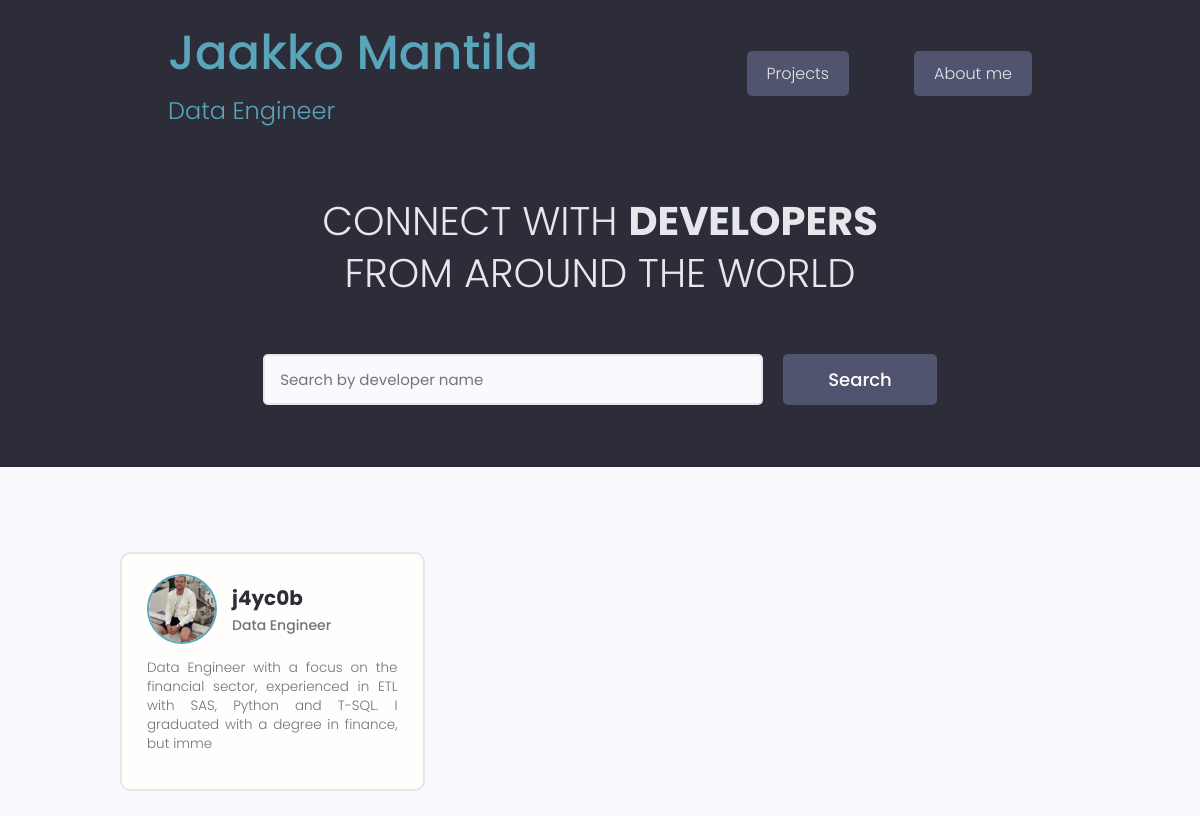
/users/, run on the app's committed database.
### users/models.py (models this page shows, shortened)
class Profile(models.Model):
    user = models.OneToOneField(User, on_delete=models.CASCADE, null=True, blank=True)
    name = models.CharField(max_length=200, null=True, blank=True)
    email = models.EmailField(max_length=500, null=True, blank=True)
    username = models.CharField(max_length=200, null=True, blank=True)
    location = models.CharField(max_length=200, null=True, blank=True)
    short_intro = models.CharField(max_length=200, null=True, blank=True)
    bio = models.TextField(max_length=3000, null=True, blank=True)
    profile_image = models.ImageField(
        null=True, blank=True, upload_to='profiles/', default='profiles/default_dude.png')
    social_github = models.CharField(max_length=200, null=True, blank=True)
    social_linkedin = models.CharField(max_length=200, null=True, blank=True)
    social_upwork = models.CharField(max_length=200, null=True, blank=True)
    social_creddly = models.CharField(max_length=200, null=True, blank=True)
    created = models.DateTimeField(auto_now_add=True)
    id = models.UUIDField(default=uuid.uuid4, unique=True,
                            primary_key=True, editable=False)
    skills = models.ManyToManyField('Skill', blank=True)

### users/views.py (the view)
# urls.py: path('', views.profiles, name="profiles"),
def profiles(request):
    profiles = Profile.objects.all()
    context = {'profiles': profiles}
    return render(request, 'users/profiles.html', context)

### users/templates/users/profiles.html (shortened to what this page needs)
{% extends 'main.html' %}
{% block content %}
  <main class="home">
    <section class="hero-section text-center">
      <div class="container container--narrow">
        <div class="hero-section__box">
          <h2>CONNECT WITH <span>DEVELOPERS</span></h2>
          <h2>FROM AROUND THE WORLD</h2>
        </div>
        <div class="hero-section__search">
          <form class="form" action="#" method="get">
            <div class="form__field">
              <input class="input input--text" id="formInput#search" type="text" name="text"
                placeholder="Search by developer name" />
            </div>
            <input class="btn btn--sub btn--lg" type="submit" value="Search" />
          </form>
        </div>
      </div>
    </section>
    <section class="devlist">
      <div class="container">
        <div class="grid grid--three">
        {% for profile in profiles %}
          <div class="column card">
            <div class="dev">
              <a href="{% url 'user_profile' profile.id %}" class="card__body">
                <div class="dev__profile">
                  <img class="avatar avatar--md" src={{profile.profile_image.url}} alt="image" />
                  <div class="dev__meta">
                    <h3>{{profile.user}}</h3>
                    <h5>{{profile.short_intro}}</h5>
                  </div>
                </div>
                <p class="dev__info">{{profile.bio|slice:"150"}}</p>
              </a>
            </div>
          </div>
          {% endfor %}
        </div>
      </div>
    </section>
  </main>
{% endblock content %}

### static/styles/app.css (style rules this page uses)
:root { --color-sub: #2d2d39; }
.btn--sub { background-color: var(--color-sub-light); }
.card { border: 2px solid var(--color-light); }
img { width: 100%; }
.hero-section { height: 40vh; display: flex; align-items: center; background-color: var(--color-sub); }
.hero-section__box { margin-bottom: 4rem; }
.hero-section__box > h2, .hero-section__box > h2 > span { font-size: 4rem; color: var(--color-light); line-height: 1.3; text-transform: uppercase; }
.hero-section__box > h2 { font-weight: 300; }
.hero-section__box > h2 > span { font-weight: 700; }
.hero-section__search > .form { display: flex; align-items: center; justify-content: center; gap: 2rem; }
.hero-section__search > .form input.input--text { width: 50rem; }
.devlist { margin-top: 8rem; }
.devlist .grid { align-items: stretch; }
.devlist .dev .dev__profile { display: flex; align-items: center; gap: 1.5rem; }
.devlist .dev .dev__meta h3 { color: var(--color-sub); font-size: 2rem; font-weight: 700; }
.devlist .dev .dev__meta h5 { color: var(--color-text); font-size: 1.4rem; font-weight: 500; }
.devlist .dev .dev__info { margin: 1.5rem 0; font-size: 1.35rem; line-height: 1.4; text-align: justify; }

### static/uikit/styles/modules/_variables.css (style rules this page uses)
:root { --color-main: #5aa5b9; --color-main-light: #e6faff; --color-sub: #3f4156; --color-sub-light: #51546e; --color-sub-lighter: #ededfd; --color-text: #737373; --color-gray: #8b8b8b; --color-light: #e5e7eb; --color-light-gray: #767676; --color-bg: #f8fafd; --color-white: #fffefd; --color-white-light: #f3f3f3; --color-success: #359e64; --color-success-bg: #def8e8; --color-error: #fc4b0b; --color-error-bg: #fff2ee; --font-base: 'Poppins', arial, helvetica, 'Segoe UI', roboto, ubuntu, sans-serif; --font-monospace: 'Fira Code', 'Courier New', courier, monospace; --font-regular: 300; --font-medium: 500; --font-bold: 700; --generic-shadow: 1px 1px 5px #00000010; --generic-transition: all 0.3s ease-in-out; }

### static/uikit/styles/modules/_base.css (style rules this page uses)
* { margin: 0; padding: 0; box-sizing: border-box; text-rendering: optimizeLegibility; color: inherit; font-size: inherit; }
html { font-size: 50%; }
@media only screen and (min-width: 480px) { html { font-size: 56.25%; } }
@media only screen and (min-width: 1200px) { html { font-size: 62.5%; } }
body { line-height: 1.6; font-weight: 400; font-size: 1.5rem; color: var(--color-text); background-color: var(--color-bg); min-height: 100vh; }

### static/uikit/styles/modules/_typography.css (style rules this page uses)
* { font-family: var(--font-base); }
h2 { font-size: 3.6rem; font-weight: var(--font-bold); }
h3 { font-size: 3.2rem; font-weight: var(--font-medium); }
h5 { font-size: 2.4rem; font-weight: var(--font-medium); }
h5, h6 { font-weight: var(--font-regular); }
p, span, strong { font-size: 1.6rem; color: var(--color-text); font-weight: var(--font-regular); }
a { padding-bottom: 2px; text-decoration: none; display: inline-block; color: var(--color-main); font-weight: var(--font-medium); }

### static/uikit/styles/modules/_utilities.css (style rules this page uses)
.container { width: 92%; max-width: 165rem; margin: 0 auto; box-sizing: border-box; }
.container--narrow { width: 92%; max-width: 120rem; }
@media screen and (min-width: 1000px) { .container { width: 90%; } }
@media screen and (min-width: 1000px) { .container--narrow { width: 85%; } }
@media screen and (min-width: 1200px) { .container { width: 80%; } }
@media screen and (min-width: 1200px) { .container--narrow { width: 72%; } }
.text-center { text-align: center; }

### static/uikit/styles/modules/_avatar.css (style rules this page uses)
.avatar { border-radius: 50%; border: 2px solid var(--color-main); object-fit: cover; }
.avatar--md { height: 7rem; width: 7rem; }

### static/uikit/styles/modules/_button.css (style rules this page uses)
.btn { display: inline-block; position: relative; cursor: pointer; background-color: var(--color-light); font-weight: var(--font-medium); color: var(--color-sub); text-decoration: none; padding: 1rem 2rem; border-radius: 0.5rem; border: none; width: -webkit-fit-content; width: -moz-fit-content; width: fit-content; height: -webkit-fit-content; height: -moz-fit-content; height: fit-content; font-size: 1.6rem; outline-width: 0; outline-color: transparent; -webkit-backface-visibility: hidden; backface-visibility: hidden; transition: all 0.3s ease-in-out; }
.btn--sub { background-color: var(--color-sub); color: var(--color-white); }
.btn--lg { font-size: 1.8rem; padding: 1.2rem 4.5rem; }

### static/uikit/styles/modules/_card.css (style rules this page uses)
.card { border-radius: 1rem; background-color: var(--color-white); border: 1.5px solid var(--color-light); width: auto; height: auto; margin-top: 0.5rem; margin-bottom: 0.5rem; overflow: hidden; }
.card__body, .card__header { padding: 2rem 2.5rem; }

### data on the page
Profile: profile_image (picture), user "j4yc0b", short_intro "Data Engineer", bio "Data Engineer with a focus on the financial sector, experienced in ETL with SAS, Python and T-SQL. I graduated with a degree in finance, but imme"
